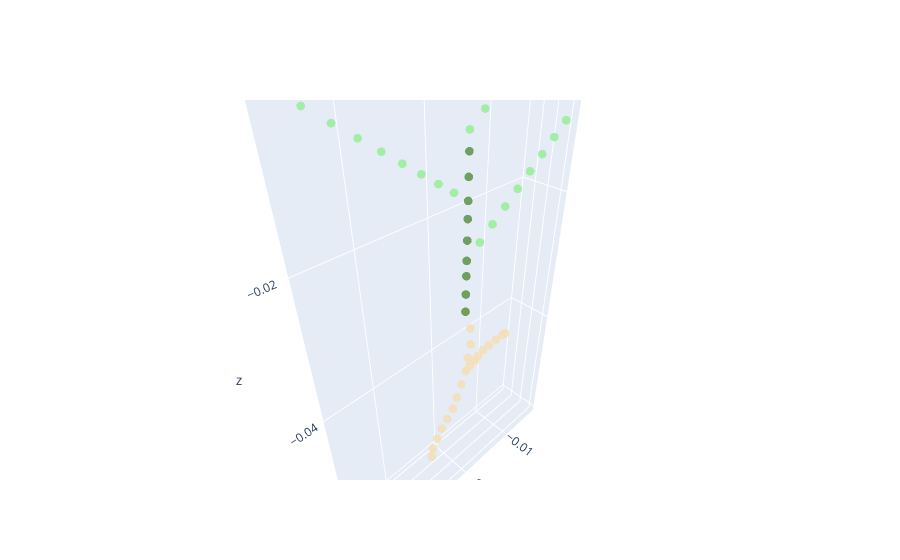

The code cell stored with this chart in its notebook:
### Code cell
# here we show what is the plant simulated based on those parameters
name= "PMA2018"
time = 90
smallplant = CPlantBox(name, time, name) # make a plant object in python
fig = visual_plant(smallplant)    
fig.show()
